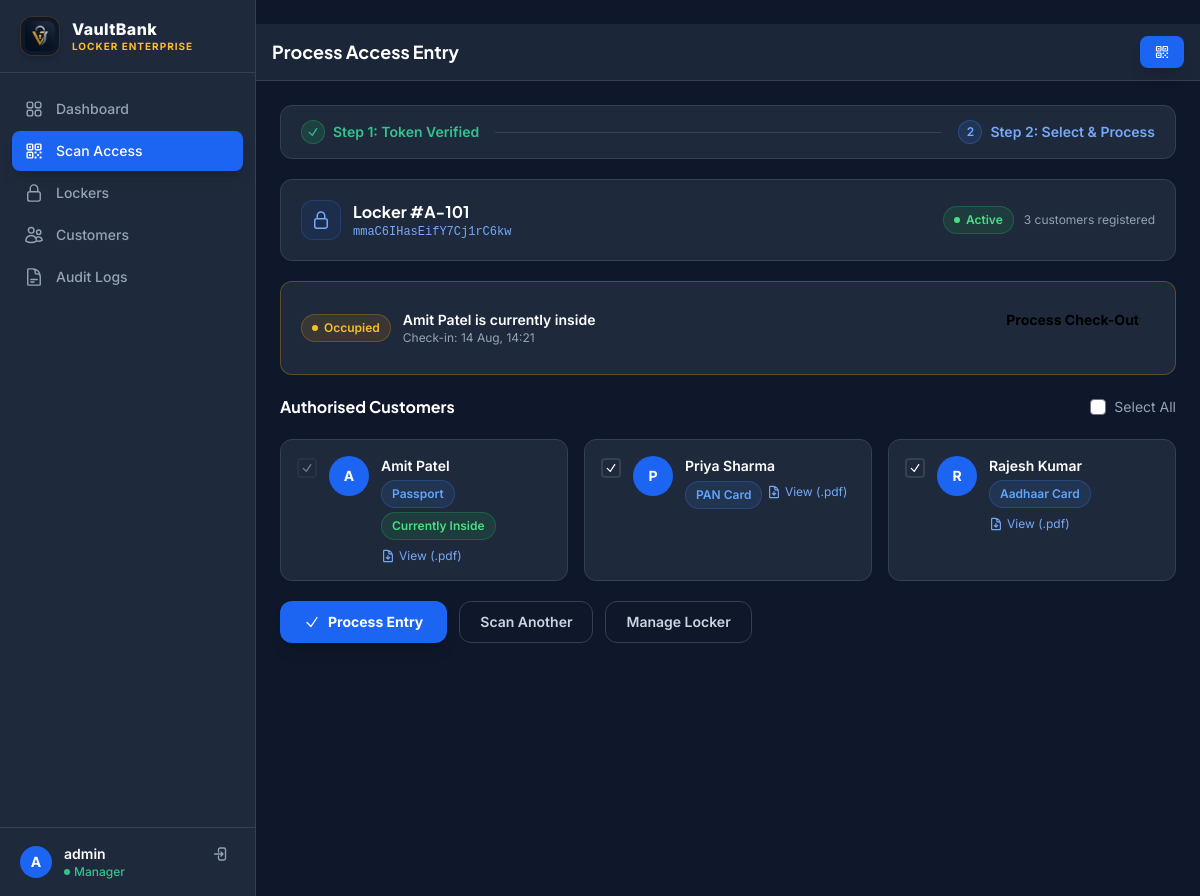
Page /scan/checkin/1/ (signed in) on the committed database.
### lockers/models.py (models this page shows, shortened)
class Locker(models.Model):
    PAYMENT_STATUS_CHOICES = [
        ('paid', 'Paid'),
        ('pending', 'Pending Payment'),
        ('overdue', 'Payment Overdue'),
    ]
    locker_number = models.CharField(max_length=20, unique=True)
    token = models.CharField(
        max_length=100, unique=True,
        default=generate_locker_token,
        editable=False,   # shown read-only in admin/forms
    )
    is_active = models.BooleanField(default=True)
    annual_fee = models.DecimalField(max_digits=10, decimal_places=2, default=500.00, help_text="Annual rent fee")
    lease_start_date = models.DateField(null=True, blank=True, help_text="Start date of lease agreement")
    lease_end_date = models.DateField(null=True, blank=True, help_text="Expiration date of lease agreement")
    payment_status = models.CharField(max_length=20, choices=PAYMENT_STATUS_CHOICES, default='paid')
    def get_customers(self):
        return Customer.objects.filter(locker_users__locker=self)
    class Meta:
        ordering = ['locker_number']

class AccessLog(models.Model):
    locker = models.ForeignKey(Locker, on_delete=models.CASCADE, related_name='access_logs')
    customer = models.ForeignKey(Customer, on_delete=models.CASCADE, related_name='access_logs')
    check_in_time = models.DateTimeField(auto_now_add=True)
    check_out_time = models.DateTimeField(null=True, blank=True)
    class Meta:
        ordering = ['-check_in_time']

class Customer(models.Model):
    ID_PROOF_CHOICES = [
        ('aadhaar', 'Aadhaar Card'),
        ('pan', 'PAN Card'),
        ('passport', 'Passport'),
        ('voter_id', 'Voter ID'),
        ('driving_license', 'Driving License'),
    ]
    name = models.CharField(max_length=200)
    phone_number = models.CharField(max_length=20, blank=True, null=True, help_text="Phone number for SMS/WhatsApp alerts")
    email = models.EmailField(blank=True, null=True, help_text="Email address for access notifications")
    id_proof_type = models.CharField(max_length=50, choices=ID_PROOF_CHOICES)
    id_proof_file = models.FileField(upload_to='id_proofs/')
    class Meta:
        ordering = ['name']

### lockers/views.py (the view, shortened to what this page needs)
# urls.py: path('scan/checkin/<int:pk>/', views.scan_checkin, name='scan_checkin'),
@login_required
def scan_checkin(request, pk):
    locker = get_object_or_404(Locker, pk=pk, is_active=True)
    customers = locker.get_customers()
    active_log = AccessLog.objects.filter(
        locker=locker, check_out_time__isnull=True
    ).select_related('customer').first()
    active_customer_ids = set(
        AccessLog.objects.filter(locker=locker, check_out_time__isnull=True)
        .values_list('customer_id', flat=True)
    )
    IMAGE_EXTS = {'.jpg', '.jpeg', '.png', '.gif', '.webp', '.bmp'}
    for c in customers:
        c.is_active_now = c.pk in active_customer_ids
        if c.id_proof_file:
            name_lower = c.id_proof_file.name.lower()
            ext = '.' + name_lower.rsplit('.', 1)[-1] if '.' in name_lower else ''
            c.proof_is_image = ext in IMAGE_EXTS
            c.proof_ext = ext.lstrip('.')
        else:
            c.proof_is_image = False
            c.proof_ext = ''
    context = {
        'locker': locker,
        'customers': customers,
        'active_log': active_log,
        'active_customer_ids': active_customer_ids,
    }
    return render(request, 'lockers/scan_checkin.html', context)

### templates/lockers/scan_checkin.html (shortened to what this page needs)
﻿{% extends 'lockers/base.html' %}
{% block page_title %}Process Access Entry{% endblock %}
{% block content %}
<div class="max-w-4xl mx-auto space-y-5" x-data="{ allSelected: false }">
  <div class="bg-[#1E293B] border border-[#334155] rounded-xl px-5 py-3.5 flex items-center gap-4">
    <div class="flex items-center gap-2 text-green-400 text-sm font-semibold">
      <span class="w-6 h-6 rounded-full bg-green-500/15 border border-green-500/30 flex items-center justify-center">
        <svg xmlns="http://www.w3.org/2000/svg" class="w-3 h-3" fill="none" viewBox="0 0 24 24" stroke-width="2.5" stroke="currentColor"><path stroke-linecap="round" stroke-linejoin="round" d="m4.5 12.75 6 6 9-13.5" /></svg>
      </span>
      Step 1: Token Verified
    </div>
    <div class="flex-1 h-px bg-[#334155]"></div>
    <div class="flex items-center gap-2 text-blue-400 text-sm font-semibold">
      <span class="w-6 h-6 rounded-full bg-blue-500/15 border border-blue-500/30 flex items-center justify-center text-xs">2</span>
      Step 2: Select &amp; Process
    </div>
  </div>
  <div class="bg-[#1E293B] border border-[#334155] rounded-xl p-5 flex flex-col sm:flex-row justify-between items-start sm:items-center gap-4">
    <div class="flex items-center gap-3">
      <div class="w-10 h-10 rounded-xl bg-blue-600/10 border border-blue-500/20 flex items-center justify-center">
      </div>
      <div>
        <h2 class="text-base font-bold text-white">Locker #{{ locker.locker_number }}</h2>
        <code class="text-xs text-blue-400 font-mono">{{ locker.token }}</code>
      </div>
    </div>
    <div class="flex items-center gap-2.5">
      <span class="badge-green"><span class="dot-pulse"></span> Active</span>
      <span class="text-xs text-slate-400">{{ customers|length }} customer{{ customers|length|pluralize }} registered</span>
    </div>
  </div>
  {% if active_log %}
  <div class="bg-[#1E293B] border border-amber-500/30 rounded-xl p-5 flex flex-col sm:flex-row items-start sm:items-center justify-between gap-4">
    <div class="flex items-center gap-3">
      <span class="badge-amber"><span class="dot-pulse"></span> Occupied</span>
      <div>
        <p class="text-sm font-semibold text-white">{{ active_log.customer.name }} is currently inside</p>
        <p class="text-xs text-slate-400">Check-in: {{ active_log.check_in_time|date:"d M, H:i" }}</p>
      </div>
    </div>
    <form method="POST" action="{% url 'check_out' active_log.pk %}">
      <button type="submit" class="px-4 py-2 rounded-lg bg-amber-500 hover:bg-amber-600 text-black font-bold text-sm transition-colors">Process Check-Out</button>
    </form>
  </div>
  {% endif %}
  {% if customers %}
  <form method="POST" id="checkinForm" class="space-y-5">
    <div class="flex items-center justify-between">
      <h3 class="text-base font-bold text-white">Authorised Customers</h3>
      <label class="flex items-center gap-2 cursor-pointer text-sm text-slate-400 hover:text-slate-200 transition-colors">
        <input type="checkbox" id="selectAll" class="w-4 h-4 rounded accent-blue-500"
          x-model="allSelected"
          @change="document.querySelectorAll('.cc-checkbox:not(:disabled)').forEach(c => c.checked = allSelected)" />
        Select All
      </label>
    </div>
    <div class="grid grid-cols-1 sm:grid-cols-2 lg:grid-cols-3 gap-4">
      {% for customer in customers %}
      <label class="relative cursor-pointer group" for="cust_{{ customer.pk }}">
        <div class="h-full bg-[#1E293B] border border-[#334155] peer-checked:border-blue-500 peer-checked:bg-blue-600/5 rounded-xl p-4 transition-all card-hover flex items-start gap-3">
          <div class="w-5 h-5 rounded border-2 border-[#334155] peer-checked:border-blue-500 peer-checked:bg-blue-500 flex items-center justify-center shrink-0 mt-0.5 transition-all {% if customer.is_active_now %}opacity-40{% endif %}">
            <svg xmlns="http://www.w3.org/2000/svg" class="w-3 h-3 text-white" fill="none" viewBox="0 0 24 24" stroke-width="2.5" stroke="currentColor"><path stroke-linecap="round" stroke-linejoin="round" d="m4.5 12.75 6 6 9-13.5" /></svg>
          </div>
          <div class="w-10 h-10 rounded-full bg-blue-600 text-white font-bold text-sm flex items-center justify-center shrink-0">{{ customer.name|first|upper }}</div>
          <div class="flex-1 min-w-0">
            <p class="font-semibold text-white text-sm truncate">{{ customer.name }}</p>
            <span class="badge-blue mt-1 inline-block">{{ customer.get_id_proof_type_display }}</span>
            {% if customer.is_active_now %}
            <p class="mt-1"><span class="badge-green">Currently Inside</span></p>
            {% endif %}
            {% if customer.id_proof_file %}
            {% if customer.proof_is_image %}
            <a href="{{ customer.id_proof_file.url }}" target="_blank" class="mt-2 block rounded-lg overflow-hidden border border-[#334155] max-w-[140px] h-16 group/img">
              <img src="{{ customer.id_proof_file.url }}" alt="ID" class="w-full h-full object-cover group-hover/img:opacity-80 transition-opacity" />
            </a>
            {% else %}
            <a href="{{ customer.id_proof_file.url }}" target="_blank" class="mt-2 inline-flex items-center gap-1 text-xs text-blue-400 hover:text-blue-300 transition-colors">
              View (.{{ customer.proof_ext }})
            </a>
            {% endif %}
            {% endif %}
          </div>
        </div>
      </label>
      {% endfor %}
    </div>
    <div class="flex flex-wrap gap-3">
      <button type="submit" onclick="return validateCheckinSelection()"
        class="inline-flex items-center gap-2 px-6 py-2.5 rounded-xl bg-blue-600 hover:bg-blue-700 text-white font-bold text-sm shadow-lg shadow-blue-500/20 transition-colors">
        <svg xmlns="http://www.w3.org/2000/svg" class="w-4 h-4" fill="none" viewBox="0 0 24 24" stroke-width="2" stroke="currentColor"><path stroke-linecap="round" stroke-linejoin="round" d="m4.5 12.75 6 6 9-13.5" /></svg>
        Process Entry
      </button>
      <a href="{% url 'scan_token' %}" class="px-5 py-2.5 rounded-xl bg-[#0F172A] hover:bg-slate-800 text-slate-300 font-semibold text-sm border border-[#334155] transition-colors">Scan Another</a>
      <a href="{% url 'locker_detail' locker.pk %}" class="px-5 py-2.5 rounded-xl bg-[#0F172A] hover:bg-slate-800 text-slate-300 font-semibold text-sm border border-[#334155] transition-colors">Manage Locker</a>
    </div>
  </form>
  {% endif %}
</div>
{% endblock %}

### templates/lockers/base.html (shortened to what this page needs)
{% load static %}
<!DOCTYPE html>
<html lang="en" class="dark">
<head>
  <script src="https://cdn.tailwindcss.com"></script>
  <link href="https://cdn.jsdelivr.net/npm/flowbite@2.3.0/dist/flowbite.min.css" rel="stylesheet" />
  <link rel="stylesheet" href="{% static 'css/style.css' %}" />
  <link rel="stylesheet" href="{% static 'css/responsive.css' %}" />
</head>
<body class="bg-[#0F172A] text-slate-100 antialiased" x-data>
<aside id="sidebar"
  class="fixed inset-y-0 left-0 z-50 w-64 bg-[#1E293B] border-r border-[#334155] flex-col hidden lg:flex">
  <div class="flex items-center gap-3 px-5 py-4 border-b border-[#334155]">
    <img src="{% static 'img/logo.png' %}" alt="VaultBank Logo" class="w-10 h-10 rounded-xl object-contain bg-[#0F172A] border border-amber-500/20 p-1 shadow-md shadow-amber-500/10 shrink-0" />
    <div>
      <span class="font-extrabold text-base leading-tight tracking-wide text-white block">VaultBank</span>
      <span class="text-[10px] font-bold tracking-widest text-amber-400 uppercase block">Locker Enterprise</span>
    </div>
  </div>
  <nav class="flex-1 overflow-y-auto px-3 py-4 space-y-0.5">
    <a href="{% url 'dashboard' %}"
      class="group flex items-center gap-3 px-3 py-2.5 rounded-lg text-sm font-medium transition-all duration-150
      {% if request.resolver_match.url_name == 'dashboard' %}bg-blue-600 text-white shadow-lg shadow-blue-500/20{% else %}text-slate-400 hover:bg-slate-800 hover:text-slate-100{% endif %}">
      Dashboard
    </a>
    <a href="{% url 'scan_token' %}"
      class="group flex items-center gap-3 px-3 py-2.5 rounded-lg text-sm font-medium transition-all duration-150
      {% if request.resolver_match.url_name == 'scan_token' or request.resolver_match.url_name == 'scan_checkin' %}bg-blue-600 text-white shadow-lg shadow-blue-500/20{% else %}text-slate-400 hover:bg-slate-800 hover:text-slate-100{% endif %}">
      Scan Access
    </a>
    <a href="{% url 'locker_list' %}"
      class="group flex items-center gap-3 px-3 py-2.5 rounded-lg text-sm font-medium transition-all duration-150
      {% if 'locker' in request.resolver_match.url_name %}bg-blue-600 text-white shadow-lg shadow-blue-500/20{% else %}text-slate-400 hover:bg-slate-800 hover:text-slate-100{% endif %}">
      Lockers
    </a>
    <a href="{% url 'customer_list' %}"
      class="group flex items-center gap-3 px-3 py-2.5 rounded-lg text-sm font-medium transition-all duration-150
      {% if 'customer' in request.resolver_match.url_name %}bg-blue-600 text-white shadow-lg shadow-blue-500/20{% else %}text-slate-400 hover:bg-slate-800 hover:text-slate-100{% endif %}">
      Customers
    </a>
    <a href="{% url 'access_log' %}"
      class="group flex items-center gap-3 px-3 py-2.5 rounded-lg text-sm font-medium transition-all duration-150
      {% if request.resolver_match.url_name == 'access_log' %}bg-blue-600 text-white shadow-lg shadow-blue-500/20{% else %}text-slate-400 hover:bg-slate-800 hover:text-slate-100{% endif %}">
      Audit Logs
    </a>
  </nav>
  {% if user.is_authenticated %}
  <div class="px-3 py-3 border-t border-[#334155]">
    <div class="flex items-center gap-3 px-2">
      <div class="w-8 h-8 rounded-full bg-blue-600 text-white font-bold text-sm flex items-center justify-center shrink-0">
        {{ user.username|first|upper }}
      </div>
      <div class="flex-1 min-w-0">
        <p class="text-sm font-semibold text-white truncate">{{ user.username }}</p>
        <p class="text-xs text-green-400 font-medium flex items-center gap-1">
          <span class="dot-pulse text-green-400"></span> Manager
        </p>
      </div>
      <form method="POST" action="{% url 'logout' %}">
        <button type="submit" title="Sign Out"
          class="p-1.5 rounded-lg text-slate-400 hover:text-red-400 hover:bg-red-500/10 transition-colors">
        </button>
      </form>
    </div>
  </div>
  {% endif %}
</aside>
<div x-data="{ open: false }" @keydown.escape.window="open = false" id="mobileSidebarWrapper">
  <div class="lg:pl-64 flex flex-col min-h-screen">
    <header id="topbar" class="sticky top-0 z-30 bg-[#1E293B]/90 backdrop-blur border-b border-[#334155] px-4 sm:px-6 py-3 flex items-center justify-between gap-4">
      <div class="flex items-center gap-3">
        <h1 class="text-base sm:text-lg font-bold text-white">{% block page_title %}Dashboard{% endblock %}</h1>
      </div>
      <div class="flex items-center gap-2">
        <a href="{% url 'scan_token' %}"
          class="flex items-center gap-2 px-3.5 py-2 bg-blue-600 hover:bg-blue-700 text-white text-sm font-semibold rounded-lg shadow-lg shadow-blue-500/25 transition-colors">
        </a>
      </div>
    </header>
    <main class="flex-1 p-4 sm:p-6">
      {% block content %}{% endblock %}
    </main>
  </div>
</div>
</body>
</html>

### static/css/style.css (style rules this page uses)
:root { --font-sans: 'Inter', system-ui, sans-serif; --font-heading: 'Plus Jakarta Sans', var(--font-sans); --color-bg: #0B1120; --color-surface: #1E293B; --color-surface-hover: #26354D; --color-border: #334155; --color-primary: #3B82F6; --color-primary-hover: #2563EB; }
*, *::before, *::after { box-sizing: border-box; }
html { scroll-behavior: smooth; color-scheme: dark; }
body { font-family: var(--font-sans); background-color: var(--color-bg); color: #F1F5F9; -webkit-font-smoothing: antialiased; -moz-osx-font-smoothing: grayscale; }
h1, h2, h3, h4, h5, h6 { font-family: var(--font-heading); }
.badge-green { display: inline-flex; align-items: center; gap: 0.375rem; padding: 0.25rem 0.625rem; border-radius: 9999px; font-size: 0.75rem; font-weight: 600; background-color: rgba(34, 197, 94, 0.12); color: #4ADE80; border: 1px solid rgba(34, 197, 94, 0.25); }
.badge-amber { display: inline-flex; align-items: center; gap: 0.375rem; padding: 0.25rem 0.625rem; border-radius: 9999px; font-size: 0.75rem; font-weight: 600; background-color: rgba(245, 158, 11, 0.12); color: #FBBF24; border: 1px solid rgba(245, 158, 11, 0.25); }
.badge-blue { display: inline-flex; align-items: center; gap: 0.375rem; padding: 0.25rem 0.625rem; border-radius: 9999px; font-size: 0.75rem; font-weight: 600; background-color: rgba(59, 130, 246, 0.12); color: #60A5FA; border: 1px solid rgba(59, 130, 246, 0.25); }
.dot-pulse { width: 6px; height: 6px; border-radius: 9999px; background-color: currentColor; display: inline-block; animation: pulse-ring 1.8s cubic-bezier(0.4, 0, 0.6, 1) infinite; }
.card-hover { transition: transform 0.2s cubic-bezier(0.16, 1, 0.3, 1), box-shadow 0.2s cubic-bezier(0.16, 1, 0.3, 1), border-color 0.2s ease; }

### rows in the picture
Locker: locker_number "A-101", token "mmaC6IHasEifY7Cj1rC6kw"
AccessLog: customer.name "Amit Patel", check_in_time "14 Aug, 14:21"
Customer: name|first "A", name "Amit Patel", id_proof_type "Passport", shows "Currently Inside", proof_ext "pdf"
Customer: name|first "P", name "Priya Sharma", id_proof_type "PAN Card", proof_ext "pdf"
Customer: name|first "R", name "Rajesh Kumar", id_proof_type "Aadhaar Card", proof_ext "pdf"

### other values in the picture
{{ user.username|first|upper }} "A"
{{ user.username }} "admin"
{{ customers|length }} "3"
